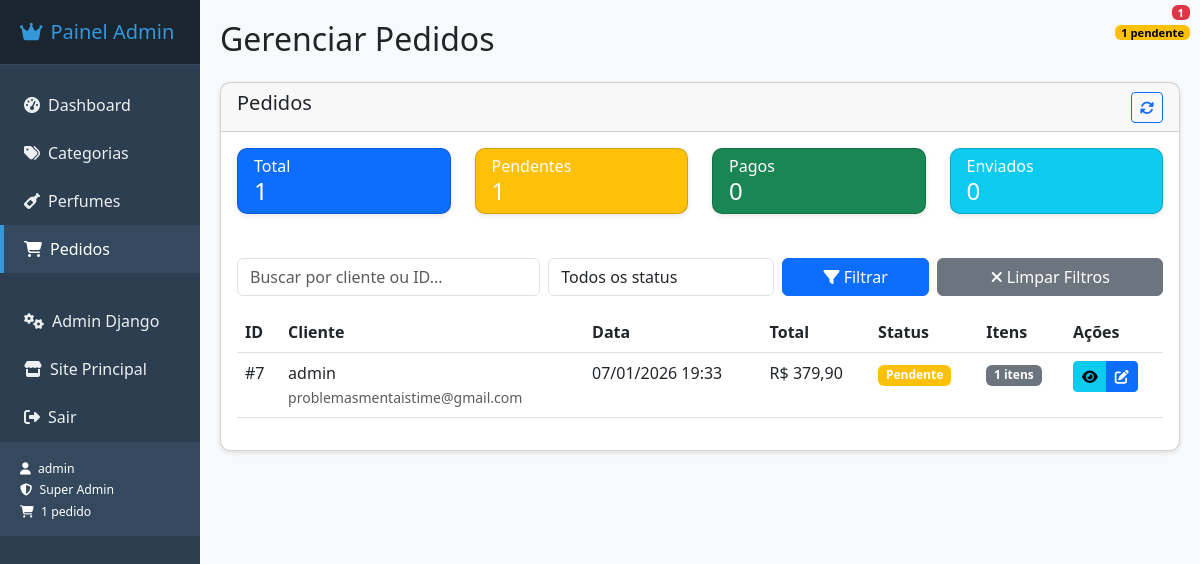
The app's page /painel-admin/pedidos/ (signed in) with its own data.
### perfumaria/models.py (models this page shows, shortened)
class Pedido(models.Model):
    STATUS_CHOICES = [
        ("P", "Pendente"),
        ("PA", "Pago"),
        ("E", "Enviado"),
    ]
    cliente = models.ForeignKey(
        User, on_delete=models.CASCADE, related_name="pedidos"
    )
    endereco_entrega = models.ForeignKey(
        EnderecoEntrega, on_delete=models.PROTECT, related_name="pedidos"
    )
    data_pedido = models.DateTimeField(auto_now_add=True)
    status = models.CharField(max_length=2, choices=STATUS_CHOICES, default="P")
    def total_pedido(self):
        return sum(item.quantity * item.produto.preco for item in self.itens.all())

class ItemPedido(models.Model):
    pedido = models.ForeignKey(Pedido, on_delete=models.CASCADE, related_name="itens")
    produto = models.ForeignKey(Perfume, on_delete=models.CASCADE)
    quantity = models.IntegerField()
    preco = models.DecimalField(max_digits=10, decimal_places=2)

class Perfume(models.Model):
    nome = models.CharField(max_length=200)
    descricao = models.TextField(blank=True, null=True)
    preco = models.DecimalField(max_digits=10, decimal_places=2)
    categoria = models.ForeignKey(Categoria, on_delete=models.CASCADE, related_name='perfumes')
    estoque = models.SmallIntegerField(default=0)  # Adicione default=0
    imagem = models.ImageField(
        upload_to='perfumes/',
        blank=True,
        null=True,
        verbose_name="Foto do Perfume",
        help_text="Formatos suportados: JPG, PNG, GIF. Tamanho máximo: 5MB"
    )
    destaque = models.BooleanField(default=False)
    data_cadastro = models.DateTimeField(auto_now_add=True)

### perfumaria/urls.py (the view, shortened to what this page needs)
# urls.py: path('painel-admin/pedidos/', login_required(PedidoListView.as_view()), name='admin_pedido_list'),
class PedidoListView(views.ListView):
    model = Pedido
    template_name = 'perfumaria/painel_admin/pedido_list.html'
    context_object_name = 'pedidos'
    ordering = ['-data_pedido']
    paginate_by = 10
    def get_queryset(self):
        queryset = super().get_queryset()
        status_filter = self.request.GET.get('status')
        if status_filter:
            queryset = queryset.filter(status=status_filter)
        search_query = self.request.GET.get('search')
        return queryset
    def get_context_data(self, **kwargs):
        context = super().get_context_data(**kwargs)
        context['total_pedidos'] = Pedido.objects.count()
        context['pedidos_pendentes'] = Pedido.objects.filter(status='P').count()
        context['pedidos_pagos'] = Pedido.objects.filter(status='PA').count()
        context['pedidos_enviados'] = Pedido.objects.filter(status='E').count()
        context['STATUS_CHOICES'] = Pedido.STATUS_CHOICES
        return context

### perfumaria/context_processors.py (called while the page is built)
def categorias_context(request):
    Categoria = apps.get_model('perfumaria', 'Categoria')
    FooterInfo = apps.get_model('perfumaria', 'FooterInfo')
    try:
        categorias = Categoria.objects.all().order_by('ordem')
    except Exception:
        categorias = []
    try:
        footer_info = FooterInfo.objects.first()
    except Exception:
        footer_info = None
    return {
        'categorias': categorias,
        'footer_info': footer_info,
    }

def user_pedidos_context(request):
    if request.user.is_authenticated:
        Pedido = apps.get_model('perfumaria', 'Pedido')
        try:
            meus_pedidos_count = Pedido.objects.filter(cliente=request.user).count()
            meus_pedidos_pendentes = Pedido.objects.filter(cliente=request.user, status='P').count()
            return {
                'meus_pedidos_count': meus_pedidos_count,
                'meus_pedidos_pendentes': meus_pedidos_pendentes,
                'ultimos_pedidos': Pedido.objects.filter(cliente=request.user).order_by('-data_pedido')[:3]
            }
        except Exception:
            return {
                'meus_pedidos_count': 0,
                'meus_pedidos_pendentes': 0,
                'ultimos_pedidos': []
            }
    return {
        'meus_pedidos_count': 0,
        'meus_pedidos_pendentes': 0,
        'ultimos_pedidos': []
    }

### perfumaria/templates/perfumaria/painel_admin/pedido_list.html (shortened to what this page needs)
{% extends 'perfumaria/painel_admin/index.html' %}
{% block page_title %}Gerenciar Pedidos{% endblock %}
{% block content %}
<div class="card">
    <div class="card-header">
        <div class="d-flex justify-content-between align-items-center">
            <h5>Pedidos</h5>
            <div class="btn-group">
                <a href="{% url 'perfumaria:admin_pedido_list' %}" class="btn btn-outline-primary btn-sm">
                    <i class="fas fa-sync-alt"></i>
                </a>
            </div>
        </div>
    </div>
    <div class="card-body">
        <div class="row mb-4">
            <div class="col-md-3">
                <div class="card bg-primary text-white">
                    <div class="card-body py-2">
                        <h6 class="mb-0">Total</h6>
                        <h4 class="mb-0">{{ total_pedidos }}</h4>
                    </div>
                </div>
            </div>
            <div class="col-md-3">
                <div class="card bg-warning text-white">
                    <div class="card-body py-2">
                        <h6 class="mb-0">Pendentes</h6>
                        <h4 class="mb-0">{{ pedidos_pendentes }}</h4>
                    </div>
                </div>
            </div>
            <div class="col-md-3">
                <div class="card bg-success text-white">
                    <div class="card-body py-2">
                        <h6 class="mb-0">Pagos</h6>
                        <h4 class="mb-0">{{ pedidos_pagos }}</h4>
                    </div>
                </div>
            </div>
            <div class="col-md-3">
                <div class="card bg-info text-white">
                    <div class="card-body py-2">
                        <h6 class="mb-0">Enviados</h6>
                        <h4 class="mb-0">{{ pedidos_enviados }}</h4>
                    </div>
                </div>
            </div>
        </div>
        <div class="row mb-3">
            <div class="col-md-12">
                <form method="get" class="row g-2">
                    <div class="col-md-4">
                        <input type="text" name="search" class="form-control" placeholder="Buscar por cliente ou ID..." value="{{ request.GET.search }}">
                    </div>
                    <div class="col-md-3">
                        <select name="status" class="form-control">
                            <option value="">Todos os status</option>
                        </select>
                    </div>
                    <div class="col-md-2">
                        <button type="submit" class="btn btn-primary w-100">
                            <i class="fas fa-filter"></i> Filtrar
                        </button>
                    </div>
                    <div class="col-md-3">
                        <a href="{% url 'perfumaria:admin_pedido_list' %}" class="btn btn-secondary w-100">
                            <i class="fas fa-times"></i> Limpar Filtros
                        </a>
                    </div>
                </form>
            </div>
        </div>
        <div class="table-responsive">
            <table class="table table-hover">
                <thead>
                    <tr>
                        <th>ID</th>
                        <th>Cliente</th>
                        <th>Data</th>
                        <th>Total</th>
                        <th>Status</th>
                        <th>Itens</th>
                        <th>Ações</th>
                    </tr>
                </thead>
                <tbody>
                    {% for pedido in pedidos %}
                    <tr>
                        <td>#{{ pedido.id }}</td>
                        <td>
                            {{ pedido.cliente.username }}<br>
                            <small class="text-muted">{{ pedido.cliente.email }}</small>
                        </td>
                        <td>{{ pedido.data_pedido|date:"d/m/Y H:i" }}</td>
                        <td>R$ {{ pedido.total_pedido|floatformat:2 }}</td>
                        <td>
                            {% if pedido.status == 'P' %}
                                <span class="badge bg-warning">Pendente</span>
                            {% elif pedido.status == 'PA' %}
                                <span class="badge bg-success">Pago</span>
                            {% elif pedido.status == 'E' %}
                                <span class="badge bg-info">Enviado</span>
                            {% endif %}
                        </td>
                        <td>
                            <span class="badge bg-secondary">{{ pedido.itens.count }} itens</span>
                        </td>
                        <td>
                            <div class="btn-group">
                                <a href="{% url 'perfumaria:admin_pedido_detail' pedido.pk %}" class="btn btn-sm btn-info">
                                    <i class="fas fa-eye"></i>
                                </a>
                                <a href="{% url 'perfumaria:admin_pedido_update' pedido.pk %}" class="btn btn-sm btn-primary">
                                    <i class="fas fa-edit"></i>
                                </a>
                            </div>
                        </td>
                    </tr>
                    {% endfor %}
                </tbody>
            </table>
        </div>
    </div>
</div>
{% endblock %}

### perfumaria/templates/perfumaria/painel_admin/index.html (shortened to what this page needs)
<!DOCTYPE html>
<html lang="pt-br">
<head>
    <link href="https://cdn.jsdelivr.net/npm/bootstrap@5.3.0/dist/css/bootstrap.min.css" rel="stylesheet">
    <link rel="stylesheet" href="https://cdnjs.cloudflare.com/ajax/libs/font-awesome/6.4.0/css/all.min.css">
</head>
<body>
    <div class="container-fluid">
        <div class="row">
            <div class="col-md-2 col-lg-2 sidebar">
                <div class="sidebar-header">
                    <h5><i class="fas fa-crown me-2"></i>Painel Admin</h5>
                </div>
                <nav class="nav flex-column mt-3">
                    <a class="nav-link {% if request.path == '/painel-admin/' %}active{% endif %}" href="{% url 'perfumaria:painel_admin' %}">
                        <i class="fas fa-tachometer-alt me-2"></i>Dashboard
                    </a>
                    <a class="nav-link {% if 'categorias' in request.path %}active{% endif %}" href="{% url 'perfumaria:categoria_list' %}">
                        <i class="fas fa-tags me-2"></i>Categorias
                    </a>
                    <a class="nav-link {% if 'perfumes' in request.path %}active{% endif %}" href="{% url 'perfumaria:perfume_list' %}">
                        <i class="fas fa-wine-bottle me-2"></i>Perfumes
                    </a>
                    <a class="nav-link {% if 'pedidos' in request.path and 'painel-admin/pedidos' in request.path %}active{% endif %}" href="{% url 'perfumaria:admin_pedido_list' %}">
                        <i class="fas fa-shopping-cart me-2"></i>Pedidos
                        {% if total_pedidos > 0 %}
                        <span class="badge bg-danger badge-notification">{{ total_pedidos }}</span>
                        {% endif %}
                        {% if pedidos_pendentes > 0 %}
                        <span class="badge badge-pendentes badge-notification" style="top: 25px;">{{ pedidos_pendentes }} pendente{{ pedidos_pendentes|pluralize }}</span>
                        {% endif %}
                    </a>
                    <div class="mt-4">
                        <a class="nav-link" href="/admin/" target="_blank">
                            <i class="fas fa-cogs me-2"></i>Admin Django
                        </a>
                        <a class="nav-link" href="{% url 'perfumaria:home' %}">
                            <i class="fas fa-store me-2"></i>Site Principal
                        </a>
                        <a class="nav-link" href="{% url 'perfumaria:logout_admin' %}">
                            <i class="fas fa-sign-out-alt me-2"></i>Sair
                        </a>
                    </div>
                </nav>
                <div class="user-info">
                    <small>
                        <i class="fas fa-user me-1"></i> {{ user.username }}<br>
                        <i class="fas fa-shield-alt me-1"></i> Super Admin<br>
                        {% if total_pedidos > 0 %}
                        <i class="fas fa-shopping-cart me-1"></i> {{ total_pedidos }} pedido{{ total_pedidos|pluralize }}
                        {% endif %}
                    </small>
                </div>
            </div>
            <div class="col-md-10 col-lg-10 main-content">
                <h2 class="mb-4">{% block page_title %}Dashboard{% endblock %}</h2>
                {% block content %}{% endblock %}
            </div>
        </div>
    </div>
</body>
</html>

### perfumaria/templates/perfumaria/painel_admin/index.html (style rules this page uses)
body { background-color: #f8f9fa; }
.sidebar { background-color: #2c3e50; min-height: 100vh; color: white; padding: 0; }
.sidebar .nav-link { color: #ecf0f1; padding: 12px 20px; border-left: 4px solid transparent; transition: all 0.3s; }
.sidebar .nav-link.active { background-color: #34495e; border-left: 4px solid #3498db; color: #fff; }
.main-content { padding: 20px; background-color: #f8f9fa; }
.card { margin-bottom: 20px; border-radius: 10px; box-shadow: 0 2px 5px rgba(0,0,0,0.1); }
.sidebar-header { padding: 20px; background-color: #1a252f; border-bottom: 1px solid #34495e; }
.sidebar-header h5 { color: #3498db; margin: 0; }
.user-info { padding: 15px 20px; background-color: #34495e; border-top: 1px solid #2c3e50; font-size: 14px; }
.badge-notification { position: absolute; top: 5px; right: 10px; font-size: 0.7rem; padding: 2px 6px; }
.badge-pendentes { background-color: #ffc107; color: #000; }

### records on screen
Pedido: id "7", cliente.username "admin", cliente.email "problemasmentaistime@gmail.com", data_pedido "07/01/2026 19:33", total_pedido "379,90", status "Pendente", itens.count "1"

### other values on screen
{{ total_pedidos }} "1"
{{ pedidos_pendentes }} "1"
{{ user.username }} "admin"
{{ pedidos_pagos }} "0"
{{ pedidos_enviados }} "0"
